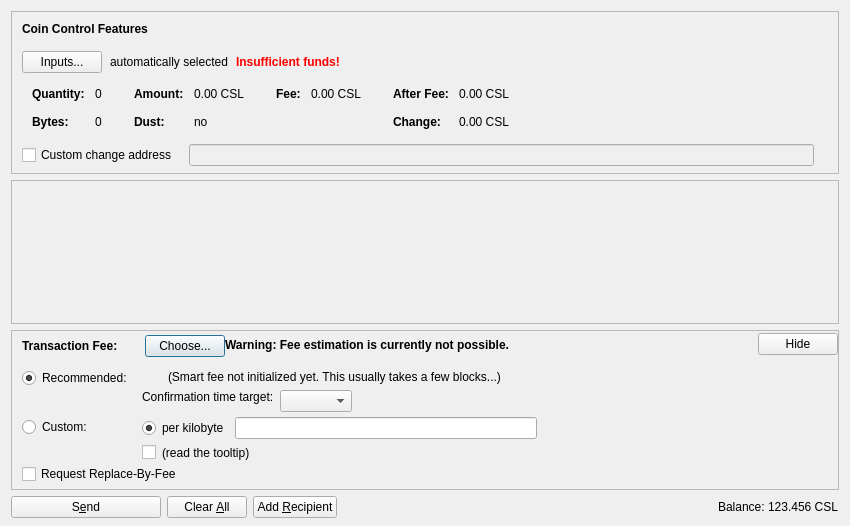
<?xml version="1.0" encoding="UTF-8"?>
<ui version="4.0">
 <class>SendCoinsDialog</class>
 <widget class="QDialog" name="SendCoinsDialog">
  <property name="geometry">
   <rect>
    <x>0</x>
    <y>0</y>
    <width>850</width>
    <height>526</height>
   </rect>
  </property>
  <property name="windowTitle">
   <string>Send Coins</string>
  </property>
  <layout class="QVBoxLayout" name="verticalLayout" stretch="0,1,0,0">
   <property name="bottomMargin">
    <number>8</number>
   </property>
   <item>
    <widget class="QFrame" name="frameCoinControl">
     <property name="sizePolicy">
      <sizepolicy hsizetype="Expanding" vsizetype="Expanding">
       <horstretch>0</horstretch>
       <verstretch>0</verstretch>
      </sizepolicy>
     </property>
     <property name="maximumSize">
      <size>
       <width>16777215</width>
       <height>16777215</height>
      </size>
     </property>
     <property name="frameShape">
      <enum>QFrame::StyledPanel</enum>
     </property>
     <property name="frameShadow">
      <enum>QFrame::Sunken</enum>
     </property>
     <layout class="QVBoxLayout" name="verticalLayoutCoinControl2">
      <property name="spacing">
       <number>0</number>
      </property>
      <property name="leftMargin">
       <number>0</number>
      </property>
      <property name="topMargin">
       <number>0</number>
      </property>
      <property name="rightMargin">
       <number>0</number>
      </property>
      <property name="bottomMargin">
       <number>6</number>
      </property>
      <item>
       <layout class="QVBoxLayout" name="verticalLayoutCoinControl" stretch="0,0,0,0,1">
        <property name="spacing">
         <number>0</number>
        </property>
        <property name="leftMargin">
         <number>10</number>
        </property>
        <property name="topMargin">
         <number>10</number>
        </property>
        <item>
         <layout class="QHBoxLayout" name="horizontalLayoutCoinControl1">
          <property name="bottomMargin">
           <number>15</number>
          </property>
          <item>
           <widget class="QLabel" name="labelCoinControlFeatures">
            <property name="sizePolicy">
             <sizepolicy hsizetype="Preferred" vsizetype="Maximum">
              <horstretch>0</horstretch>
              <verstretch>0</verstretch>
             </sizepolicy>
            </property>
            <property name="font">
             <font>
              <weight>75</weight>
              <bold>true</bold>
             </font>
            </property>
            <property name="styleSheet">
             <string notr="true">font-weight:bold;</string>
            </property>
            <property name="text">
             <string>Coin Control Features</string>
            </property>
           </widget>
          </item>
         </layout>
        </item>
        <item>
         <layout class="QHBoxLayout" name="horizontalLayoutCoinControl2" stretch="0,0,0,0">
          <property name="spacing">
           <number>8</number>
          </property>
          <property name="bottomMargin">
           <number>10</number>
          </property>
          <item>
           <widget class="QPushButton" name="pushButtonCoinControl">
            <property name="styleSheet">
             <string notr="true"/>
            </property>
            <property name="text">
             <string>Inputs...</string>
            </property>
            <property name="autoDefault">
             <bool>false</bool>
            </property>
           </widget>
          </item>
          <item>
           <widget class="QLabel" name="labelCoinControlAutomaticallySelected">
            <property name="text">
             <string>automatically selected</string>
            </property>
            <property name="margin">
             <number>5</number>
            </property>
           </widget>
          </item>
          <item>
           <widget class="QLabel" name="labelCoinControlInsuffFunds">
            <property name="font">
             <font>
              <weight>75</weight>
              <bold>true</bold>
             </font>
            </property>
            <property name="styleSheet">
             <string notr="true">color:red;font-weight:bold;</string>
            </property>
            <property name="text">
             <string>Insufficient funds!</string>
            </property>
            <property name="margin">
             <number>5</number>
            </property>
           </widget>
          </item>
          <item>
           <spacer name="horizontalSpacerCoinControl">
            <property name="orientation">
             <enum>Qt::Horizontal</enum>
            </property>
            <property name="sizeHint" stdset="0">
             <size>
              <width>40</width>
              <height>1</height>
             </size>
            </property>
           </spacer>
          </item>
         </layout>
        </item>
        <item>
         <widget class="QWidget" name="widgetCoinControl" native="true">
          <property name="sizePolicy">
           <sizepolicy hsizetype="Preferred" vsizetype="Preferred">
            <horstretch>0</horstretch>
            <verstretch>0</verstretch>
           </sizepolicy>
          </property>
          <property name="minimumSize">
           <size>
            <width>0</width>
            <height>0</height>
           </size>
          </property>
          <property name="styleSheet">
           <string notr="true"/>
          </property>
          <layout class="QHBoxLayout" name="horizontalLayoutCoinControl5">
           <property name="leftMargin">
            <number>0</number>
           </property>
           <property name="topMargin">
            <number>0</number>
           </property>
           <property name="rightMargin">
            <number>0</number>
           </property>
           <property name="bottomMargin">
            <number>0</number>
           </property>
           <item>
            <layout class="QHBoxLayout" name="horizontalLayoutCoinControl3" stretch="0,0,0,1">
             <property name="spacing">
              <number>20</number>
             </property>
             <property name="topMargin">
              <number>0</number>
             </property>
             <property name="bottomMargin">
              <number>10</number>
             </property>
             <item>
              <layout class="QFormLayout" name="formLayoutCoinControl1">
               <property name="horizontalSpacing">
                <number>10</number>
               </property>
               <property name="verticalSpacing">
                <number>14</number>
               </property>
               <property name="leftMargin">
                <number>10</number>
               </property>
               <property name="topMargin">
                <number>4</number>
               </property>
               <property name="rightMargin">
                <number>6</number>
               </property>
               <item row="0" column="0">
                <widget class="QLabel" name="labelCoinControlQuantityText">
                 <property name="font">
                  <font>
                   <weight>75</weight>
                   <bold>true</bold>
                  </font>
                 </property>
                 <property name="text">
                  <string>Quantity:</string>
                 </property>
                 <property name="margin">
                  <number>0</number>
                 </property>
                </widget>
               </item>
               <item row="0" column="1">
                <widget class="QLabel" name="labelCoinControlQuantity">
                 <property name="cursor">
                  <cursorShape>IBeamCursor</cursorShape>
                 </property>
                 <property name="contextMenuPolicy">
                  <enum>Qt::ActionsContextMenu</enum>
                 </property>
                 <property name="text">
                  <string notr="true">0</string>
                 </property>
                 <property name="margin">
                  <number>0</number>
                 </property>
                 <property name="textInteractionFlags">
                  <set>Qt::LinksAccessibleByMouse|Qt::TextSelectableByKeyboard|Qt::TextSelectableByMouse</set>
                 </property>
                </widget>
               </item>
               <item row="1" column="0">
                <widget class="QLabel" name="labelCoinControlBytesText">
                 <property name="font">
                  <font>
                   <weight>75</weight>
                   <bold>true</bold>
                  </font>
                 </property>
                 <property name="text">
                  <string>Bytes:</string>
                 </property>
                </widget>
               </item>
               <item row="1" column="1">
                <widget class="QLabel" name="labelCoinControlBytes">
                 <property name="cursor">
                  <cursorShape>IBeamCursor</cursorShape>
                 </property>
                 <property name="contextMenuPolicy">
                  <enum>Qt::ActionsContextMenu</enum>
                 </property>
                 <property name="text">
                  <string notr="true">0</string>
                 </property>
                 <property name="textInteractionFlags">
                  <set>Qt::LinksAccessibleByMouse|Qt::TextSelectableByKeyboard|Qt::TextSelectableByMouse</set>
                 </property>
                </widget>
               </item>
              </layout>
             </item>
             <item>
              <layout class="QFormLayout" name="formLayoutCoinControl2">
               <property name="horizontalSpacing">
                <number>10</number>
               </property>
               <property name="verticalSpacing">
                <number>14</number>
               </property>
               <property name="leftMargin">
                <number>6</number>
               </property>
               <property name="topMargin">
                <number>4</number>
               </property>
               <property name="rightMargin">
                <number>6</number>
               </property>
               <item row="0" column="0">
                <widget class="QLabel" name="labelCoinControlAmountText">
                 <property name="font">
                  <font>
                   <weight>75</weight>
                   <bold>true</bold>
                  </font>
                 </property>
                 <property name="text">
                  <string>Amount:</string>
                 </property>
                 <property name="margin">
                  <number>0</number>
                 </property>
                </widget>
               </item>
               <item row="0" column="1">
                <widget class="QLabel" name="labelCoinControlAmount">
                 <property name="cursor">
                  <cursorShape>IBeamCursor</cursorShape>
                 </property>
                 <property name="contextMenuPolicy">
                  <enum>Qt::ActionsContextMenu</enum>
                 </property>
                 <property name="text">
                  <string notr="true">0.00 CSL</string>
                 </property>
                 <property name="textInteractionFlags">
                  <set>Qt::LinksAccessibleByMouse|Qt::TextSelectableByKeyboard|Qt::TextSelectableByMouse</set>
                 </property>
                </widget>
               </item>
               <item row="1" column="0">
                <widget class="QLabel" name="labelCoinControlLowOutputText">
                 <property name="font">
                  <font>
                   <weight>75</weight>
                   <bold>true</bold>
                  </font>
                 </property>
                 <property name="text">
                  <string>Dust:</string>
                 </property>
                </widget>
               </item>
               <item row="1" column="1">
                <widget class="QLabel" name="labelCoinControlLowOutput">
                 <property name="cursor">
                  <cursorShape>IBeamCursor</cursorShape>
                 </property>
                 <property name="contextMenuPolicy">
                  <enum>Qt::ActionsContextMenu</enum>
                 </property>
                 <property name="text">
                  <string notr="true">no</string>
                 </property>
                 <property name="textInteractionFlags">
                  <set>Qt::LinksAccessibleByMouse|Qt::TextSelectableByKeyboard|Qt::TextSelectableByMouse</set>
                 </property>
                </widget>
               </item>
              </layout>
             </item>
             <item>
              <layout class="QFormLayout" name="formLayoutCoinControl3">
               <property name="horizontalSpacing">
                <number>10</number>
               </property>
               <property name="verticalSpacing">
                <number>14</number>
               </property>
               <property name="leftMargin">
                <number>6</number>
               </property>
               <property name="topMargin">
                <number>4</number>
               </property>
               <property name="rightMargin">
                <number>6</number>
               </property>
               <item row="0" column="0">
                <widget class="QLabel" name="labelCoinControlFeeText">
                 <property name="font">
                  <font>
                   <weight>75</weight>
                   <bold>true</bold>
                  </font>
                 </property>
                 <property name="text">
                  <string>Fee:</string>
                 </property>
                 <property name="margin">
                  <number>0</number>
                 </property>
                </widget>
               </item>
               <item row="0" column="1">
                <widget class="QLabel" name="labelCoinControlFee">
                 <property name="cursor">
                  <cursorShape>IBeamCursor</cursorShape>
                 </property>
                 <property name="contextMenuPolicy">
                  <enum>Qt::ActionsContextMenu</enum>
                 </property>
                 <property name="text">
                  <string notr="true">0.00 CSL</string>
                 </property>
                 <property name="textInteractionFlags">
                  <set>Qt::LinksAccessibleByMouse|Qt::TextSelectableByKeyboard|Qt::TextSelectableByMouse</set>
                 </property>
                </widget>
               </item>
              </layout>
             </item>
             <item>
              <layout class="QFormLayout" name="formLayoutCoinControl4">
               <property name="horizontalSpacing">
                <number>10</number>
               </property>
               <property name="verticalSpacing">
                <number>14</number>
               </property>
               <property name="leftMargin">
                <number>6</number>
               </property>
               <property name="topMargin">
                <number>4</number>
               </property>
               <property name="rightMargin">
                <number>6</number>
               </property>
               <item row="0" column="0">
                <widget class="QLabel" name="labelCoinControlAfterFeeText">
                 <property name="font">
                  <font>
                   <weight>75</weight>
                   <bold>true</bold>
                  </font>
                 </property>
                 <property name="text">
                  <string>After Fee:</string>
                 </property>
                 <property name="margin">
                  <number>0</number>
                 </property>
                </widget>
               </item>
               <item row="0" column="1">
                <widget class="QLabel" name="labelCoinControlAfterFee">
                 <property name="cursor">
                  <cursorShape>IBeamCursor</cursorShape>
                 </property>
                 <property name="contextMenuPolicy">
                  <enum>Qt::ActionsContextMenu</enum>
                 </property>
                 <property name="text">
                  <string notr="true">0.00 CSL</string>
                 </property>
                 <property name="textInteractionFlags">
                  <set>Qt::LinksAccessibleByMouse|Qt::TextSelectableByKeyboard|Qt::TextSelectableByMouse</set>
                 </property>
                </widget>
               </item>
               <item row="1" column="0">
                <widget class="QLabel" name="labelCoinControlChangeText">
                 <property name="font">
                  <font>
                   <weight>75</weight>
                   <bold>true</bold>
                  </font>
                 </property>
                 <property name="text">
                  <string>Change:</string>
                 </property>
                </widget>
               </item>
               <item row="1" column="1">
                <widget class="QLabel" name="labelCoinControlChange">
                 <property name="cursor">
                  <cursorShape>IBeamCursor</cursorShape>
                 </property>
                 <property name="contextMenuPolicy">
                  <enum>Qt::ActionsContextMenu</enum>
                 </property>
                 <property name="text">
                  <string notr="true">0.00 CSL</string>
                 </property>
                 <property name="textInteractionFlags">
                  <set>Qt::LinksAccessibleByMouse|Qt::TextSelectableByKeyboard|Qt::TextSelectableByMouse</set>
                 </property>
                </widget>
               </item>
              </layout>
             </item>
            </layout>
           </item>
          </layout>
         </widget>
        </item>
        <item>
         <layout class="QHBoxLayout" name="horizontalLayoutCoinControl4" stretch="0,0,0">
          <property name="spacing">
           <number>12</number>
          </property>
          <property name="sizeConstraint">
           <enum>QLayout::SetDefaultConstraint</enum>
          </property>
          <property name="topMargin">
           <number>5</number>
          </property>
          <property name="rightMargin">
           <number>5</number>
          </property>
          <item>
           <widget class="QCheckBox" name="checkBoxCoinControlChange">
            <property name="toolTip">
             <string>If this is activated, but the change address is empty or invalid, change will be sent to a newly generated address.</string>
            </property>
            <property name="text">
             <string>Custom change address</string>
            </property>
           </widget>
          </item>
          <item>
           <widget class="QValidatedLineEdit" name="lineEditCoinControlChange">
            <property name="enabled">
             <bool>false</bool>
            </property>
            <property name="sizePolicy">
             <sizepolicy hsizetype="Expanding" vsizetype="Fixed">
              <horstretch>0</horstretch>
              <verstretch>0</verstretch>
             </sizepolicy>
            </property>
           </widget>
          </item>
          <item>
           <widget class="QLabel" name="labelCoinControlChangeLabel">
            <property name="sizePolicy">
             <sizepolicy hsizetype="Preferred" vsizetype="Expanding">
              <horstretch>0</horstretch>
              <verstretch>0</verstretch>
             </sizepolicy>
            </property>
            <property name="minimumSize">
             <size>
              <width>0</width>
              <height>0</height>
             </size>
            </property>
            <property name="text">
             <string/>
            </property>
            <property name="margin">
             <number>3</number>
            </property>
           </widget>
          </item>
         </layout>
        </item>
        <item>
         <spacer name="verticalSpacerCoinControl">
          <property name="orientation">
           <enum>Qt::Vertical</enum>
          </property>
          <property name="sizeHint" stdset="0">
           <size>
            <width>800</width>
            <height>1</height>
           </size>
          </property>
         </spacer>
        </item>
       </layout>
      </item>
     </layout>
    </widget>
   </item>
   <item>
    <widget class="QScrollArea" name="scrollArea">
     <property name="widgetResizable">
      <bool>true</bool>
     </property>
     <widget class="QWidget" name="scrollAreaWidgetContents">
      <property name="geometry">
       <rect>
        <x>0</x>
        <y>0</y>
        <width>830</width>
        <height>104</height>
       </rect>
      </property>
      <layout class="QVBoxLayout" name="verticalLayout_2" stretch="0,1">
       <property name="leftMargin">
        <number>0</number>
       </property>
       <property name="topMargin">
        <number>0</number>
       </property>
       <property name="rightMargin">
        <number>0</number>
       </property>
       <property name="bottomMargin">
        <number>0</number>
       </property>
       <item>
        <layout class="QVBoxLayout" name="entries">
         <property name="spacing">
          <number>6</number>
         </property>
        </layout>
       </item>
       <item>
        <spacer name="verticalSpacer">
         <property name="orientation">
          <enum>Qt::Vertical</enum>
         </property>
         <property name="sizeHint" stdset="0">
          <size>
           <width>20</width>
           <height>40</height>
          </size>
         </property>
        </spacer>
       </item>
      </layout>
     </widget>
    </widget>
   </item>
   <item>
    <widget class="QFrame" name="frameFee">
     <property name="sizePolicy">
      <sizepolicy hsizetype="Expanding" vsizetype="Expanding">
       <horstretch>0</horstretch>
       <verstretch>0</verstretch>
      </sizepolicy>
     </property>
     <property name="maximumSize">
      <size>
       <width>16777215</width>
       <height>16777215</height>
      </size>
     </property>
     <property name="frameShape">
      <enum>QFrame::StyledPanel</enum>
     </property>
     <property name="frameShadow">
      <enum>QFrame::Sunken</enum>
     </property>
     <layout class="QVBoxLayout" name="verticalLayoutFee1">
      <property name="spacing">
       <number>0</number>
      </property>
      <property name="leftMargin">
       <number>0</number>
      </property>
      <property name="topMargin">
       <number>0</number>
      </property>
      <property name="rightMargin">
       <number>0</number>
      </property>
      <property name="bottomMargin">
       <number>0</number>
      </property>
      <item>
       <layout class="QVBoxLayout" name="verticalLayoutFee2" stretch="0,0,0">
        <property name="spacing">
         <number>0</number>
        </property>
        <property name="leftMargin">
         <number>10</number>
        </property>
        <property name="topMargin">
         <number>0</number>
        </property>
        <item>
         <layout class="QHBoxLayout" name="horizontalLayoutFee1">
          <property name="bottomMargin">
           <number>0</number>
          </property>
          <item>
           <layout class="QVBoxLayout" name="verticalLayoutFee7">
            <property name="spacing">
             <number>0</number>
            </property>
            <item>
             <spacer name="verticalSpacerSmartFee">
              <property name="orientation">
               <enum>Qt::Vertical</enum>
              </property>
              <property name="sizeType">
               <enum>QSizePolicy::Fixed</enum>
              </property>
              <property name="sizeHint" stdset="0">
               <size>
                <width>1</width>
                <height>4</height>
               </size>
              </property>
             </spacer>
            </item>
            <item>
             <layout class="QHBoxLayout" name="horizontalLayoutSmartFee">
              <property name="spacing">
               <number>10</number>
              </property>
              <item>
               <widget class="QLabel" name="labelFeeHeadline">
                <property name="sizePolicy">
                 <sizepolicy hsizetype="Preferred" vsizetype="Maximum">
                  <horstretch>0</horstretch>
                  <verstretch>0</verstretch>
                 </sizepolicy>
                </property>
                <property name="font">
                 <font>
                  <weight>75</weight>
                  <bold>true</bold>
                 </font>
                </property>
                <property name="styleSheet">
                 <string notr="true">font-weight:bold;</string>
                </property>
                <property name="text">
                 <string>Transaction Fee:</string>
                </property>
               </widget>
              </item>
              <item>
               <widget class="QLabel" name="labelFeeMinimized">
                <property name="text">
                 <string/>
                </property>
               </widget>
              </item>
              <item>
               <widget class="QPushButton" name="buttonChooseFee">
                <property name="text">
                 <string>Choose...</string>
                </property>
               </widget>
              </item>
             </layout>
            </item>
            <item>
             <spacer name="verticalSpacer_5">
              <property name="orientation">
               <enum>Qt::Vertical</enum>
              </property>
              <property name="sizeHint" stdset="0">
               <size>
                <width>1</width>
                <height>1</height>
               </size>
              </property>
             </spacer>
            </item>
           </layout>
          </item>
          <item>
           <widget class="QLabel" name="fallbackFeeWarningLabel">
            <property name="toolTip">
             <string>Using the fallbackfee can result in sending a transaction that will take several hours or days (or never) to confirm. Consider choosing your fee manually or wait until you have validated the complete chain.</string>
            </property>
            <property name="font">
            <font>
                <weight>75</weight>
                <bold>true</bold>
            </font>
            </property>
            <property name="text">
             <string>Warning: Fee estimation is currently not possible.</string>
            </property>
            <property name="wordWrap">
             <bool>false</bool>
            </property>
           </widget>
          </item>
          <item>
           <spacer name="horizontalSpacer_4">
            <property name="orientation">
             <enum>Qt::Horizontal</enum>
            </property>
            <property name="sizeType">
             <enum>QSizePolicy::MinimumExpanding</enum>
            </property>
            <property name="sizeHint" stdset="0">
             <size>
              <width>40</width>
              <height>20</height>
             </size>
            </property>
           </spacer>
          </item>
          <item>
           <widget class="QPushButton" name="buttonMinimizeFee">
            <property name="toolTip">
             <string>collapse fee-settings</string>
            </property>
            <property name="text">
             <string>Hide</string>
            </property>
           </widget>
          </item>
         </layout>
        </item>
        <item>
         <widget class="QFrame" name="frameFeeSelection">
          <layout class="QVBoxLayout" name="verticalLayoutFee12">
           <property name="spacing">
            <number>0</number>
           </property>
           <property name="leftMargin">
            <number>0</number>
           </property>
           <property name="topMargin">
            <number>0</number>
           </property>
           <property name="rightMargin">
            <number>0</number>
           </property>
           <property name="bottomMargin">
            <number>0</number>
           </property>
           <item>
            <layout class="QGridLayout" name="gridLayoutFee">
             <property name="topMargin">
              <number>10</number>
             </property>
             <property name="bottomMargin">
              <number>4</number>
             </property>
             <property name="horizontalSpacing">
              <number>10</number>
             </property>
             <property name="verticalSpacing">
              <number>4</number>
             </property>
             <item row="1" column="1">
              <layout class="QVBoxLayout" name="verticalLayoutFee8">
               <property name="spacing">
                <number>6</number>
               </property>
               <item>
                <layout class="QHBoxLayout" name="horizontalLayoutFee13">
                 <item>
                  <widget class="QRadioButton" name="radioCustomPerKilobyte">
                   <property name="toolTip">
                    <string>If the custom fee is set to 1000 satoshis and the transaction is only 250 bytes, then &quot;per kilobyte&quot; only pays 250 satoshis in fee, while &quot;total at least&quot; pays 1000 satoshis. For transactions bigger than a kilobyte both pay by kilobyte.</string>
                   </property>
                   <property name="text">
                    <string>per kilobyte</string>
                   </property>
                   <property name="checked">
                    <bool>true</bool>
                   </property>
                   <attribute name="buttonGroup">
                    <string notr="true">groupCustomFee</string>
                   </attribute>
                  </widget>
                 </item>
                 <item>
                  <widget class="BitcoinAmountField" name="customFee"/>
                 </item>
                 <item>
                  <spacer name="horizontalSpacer_6">
                   <property name="orientation">
                    <enum>Qt::Horizontal</enum>
                   </property>
                   <property name="sizeHint" stdset="0">
                    <size>
                     <width>1</width>
                     <height>1</height>
                    </size>
                   </property>
                  </spacer>
                 </item>
                </layout>
               </item>
               <item>
                <layout class="QHBoxLayout" name="horizontalLayoutFee8">
                 <item>
                  <widget class="QCheckBox" name="checkBoxMinimumFee">
                   <property name="toolTip">
                    <string>Paying only the minimum fee is just fine as long as there is less transaction volume than space in the blocks. But be aware that this can end up in a never confirming transaction once there is more demand for cslabcoin transactions than the network can process.</string>
                   </property>
                   <property name="text">
                    <string/>
                   </property>
                  </widget>
                 </item>
                 <item>
                  <widget class="QLabel" name="labelMinFeeWarning">
                   <property name="enabled">
                    <bool>true</bool>
                   </property>
                   <property name="toolTip">
                    <string>Paying only the minimum fee is just fine as long as there is less transaction volume than space in the blocks. But be aware that this can end up in a never confirming transaction once there is more demand for cslabcoin transactions than the network can process.</string>
                   </property>
                   <property name="text">
                    <string>(read the tooltip)</string>
                   </property>
                   <property name="margin">
                    <number>5</number>
                   </property>
                  </widget>
                 </item>
                 <item>
                  <spacer name="horizontalSpacer_2">
                   <property name="orientation">
                    <enum>Qt::Horizontal</enum>
                   </property>
                   <property name="sizeHint" stdset="0">
                    <size>
                     <width>1</width>
                     <height>1</height>
                    </size>
                   </property>
                  </spacer>
                 </item>
                </layout>
               </item>
              </layout>
             </item>
             <item row="0" column="0">
              <layout class="QVBoxLayout" name="verticalLayoutFee4" stretch="0,1">
               <item>
                <widget class="QRadioButton" name="radioSmartFee">
                 <property name="text">
                  <string>Recommended:</string>
                 </property>
                 <property name="checked">
                  <bool>true</bool>
                 </property>
                 <attribute name="buttonGroup">
                  <string notr="true">groupFee</string>
                 </attribute>
                </widget>
               </item>
               <item>
                <spacer name="verticalSpacer_2">
                 <property name="orientation">
                  <enum>Qt::Vertical</enum>
                 </property>
                 <property name="sizeHint" stdset="0">
                  <size>
                   <width>1</width>
                   <height>1</height>
                  </size>
                 </property>
                </spacer>
               </item>
              </layout>
             </item>
             <item row="1" column="0">
              <layout class="QVBoxLayout" name="verticalLayoutFee9" stretch="0,1">
               <item>
                <widget class="QRadioButton" name="radioCustomFee">
                 <property name="text">
                  <string>Custom:</string>
                 </property>
                 <attribute name="buttonGroup">
                  <string notr="true">groupFee</string>
                 </attribute>
                </widget>
               </item>
               <item>
                <spacer name="verticalSpacer_6">
                 <property name="orientation">
                  <enum>Qt::Vertical</enum>
                 </property>
                 <property name="sizeHint" stdset="0">
                  <size>
                   <width>1</width>
                   <height>1</height>
                  </size>
                 </property>
                </spacer>
               </item>
              </layout>
             </item>
             <item row="0" column="1">
              <layout class="QVBoxLayout" name="verticalLayoutFee3" stretch="0,0,1">
               <property name="spacing">
                <number>6</number>
               </property>
               <property name="topMargin">
                <number>2</number>
               </property>
               <item>
                <layout class="QHBoxLayout" name="horizontalLayoutFee12">
                 <item>
                  <widget class="QLabel" name="labelSmartFee">
                   <property name="text">
                    <string/>
                   </property>
                   <property name="margin">
                    <number>2</number>
                   </property>
                  </widget>
                 </item>
                 <item>
                  <widget class="QLabel" name="labelFeeEstimation">
                   <property name="text">
                    <string/>
                   </property>
                  </widget>
                 </item>
                 <item>
                  <widget class="QLabel" name="labelSmartFee2">
                   <property name="text">
                    <string>(Smart fee not initialized yet. This usually takes a few blocks...)</string>
                   </property>
                   <property name="margin">
                    <number>2</number>
                   </property>
                  </widget>
                 </item>
                 <item>
                  <spacer name="horizontalSpacer_5">
                   <property name="orientation">
                    <enum>Qt::Horizontal</enum>
                   </property>
                   <property name="sizeHint" stdset="0">
                    <size>
                     <width>1</width>
                     <height>1</height>
                    </size>
                   </property>
                  </spacer>
                 </item>
                </layout>
               </item>
               <item>
                <layout class="QHBoxLayout" name="horizontalLayoutFee9">
                 <item>
                  <layout class="QVBoxLayout" name="verticalLayoutFee6">
                   <item>
                    <widget class="QLabel" name="labelSmartFee3">
                     <property name="text">
                      <string>Confirmation time target:</string>
                     </property>
                     <property name="margin">
                      <number>2</number>
                     </property>
                    </widget>
                   </item>
                   <item>
                    <spacer name="verticalSpacer_3">
                     <property name="orientation">
                      <enum>Qt::Vertical</enum>
                     </property>
                     <property name="sizeHint" stdset="0">
                      <size>
                       <width>1</width>
                       <height>1</height>
                      </size>
                     </property>
                    </spacer>
                   </item>
                  </layout>
                 </item>
                 <item>
                  <layout class="QVBoxLayout" name="verticalLayoutFee5">
                   <property name="rightMargin">
                    <number>30</number>
                   </property>
                   <item>
                    <layout class="QHBoxLayout" name="horizontalLayoutConfTarget">
                     <property name="bottomMargin">
                      <number>0</number>
                     </property>
                     <item>
                      <widget class="QComboBox" name="confTargetSelector"/>
                     </item>
                     <item>
                      <spacer name="horizontalSpacerConfTarget">
                       <property name="orientation">
                        <enum>Qt::Horizontal</enum>
                       </property>
                       <property name="sizeHint" stdset="0">
                        <size>
                         <width>40</width>
                         <height>20</height>
                        </size>
                       </property>
                      </spacer>
                     </item>
                    </layout>
                   </item>
                  </layout>
                 </item>
                </layout>
               </item>
               <item>
                <spacer name="verticalSpacer_4">
                 <property name="orientation">
                  <enum>Qt::Vertical</enum>
                 </property>
                 <property name="sizeHint" stdset="0">
                  <size>
                   <width>1</width>
                   <height>1</height>
                  </size>
                 </property>
                </spacer>
               </item>
              </layout>
             </item>
            </layout>
           </item>
           <item>
            <widget class="QCheckBox" name="optInRBF">
             <property name="text">
              <string>Request Replace-By-Fee</string>
             </property>
             <property name="toolTip">
              <string>Indicates that the sender may wish to replace this transaction with a new one paying higher fees (prior to being confirmed).</string>
             </property>
            </widget>
           </item>
          </layout>
         </widget>
        </item>
        <item>
         <spacer name="verticalSpacerFee">
          <property name="orientation">
           <enum>Qt::Vertical</enum>
          </property>
          <property name="sizeHint" stdset="0">
           <size>
            <width>40</width>
            <height>5</height>
           </size>
          </property>
         </spacer>
        </item>
       </layout>
      </item>
     </layout>
    </widget>
   </item>
   <item>
    <layout class="QHBoxLayout" name="horizontalLayout">
     <item>
      <widget class="QPushButton" name="sendButton">
       <property name="minimumSize">
        <size>
         <width>150</width>
         <height>0</height>
        </size>
       </property>
       <property name="toolTip">
        <string>Confirm the send action</string>
       </property>
       <property name="text">
        <string>S&amp;end</string>
       </property>
       <property name="icon">
        <iconset resource="../bitcoin.qrc">
         <normaloff>:/icons/send</normaloff>:/icons/send</iconset>
       </property>
       <property name="autoDefault">
        <bool>false</bool>
       </property>
       <property name="default">
        <bool>false</bool>
       </property>
      </widget>
     </item>
     <item>
      <widget class="QPushButton" name="clearButton">
       <property name="sizePolicy">
        <sizepolicy hsizetype="Minimum" vsizetype="Fixed">
         <horstretch>0</horstretch>
         <verstretch>0</verstretch>
        </sizepolicy>
       </property>
       <property name="toolTip">
        <string>Clear all fields of the form.</string>
       </property>
       <property name="text">
        <string>Clear &amp;All</string>
       </property>
       <property name="icon">
        <iconset resource="../bitcoin.qrc">
         <normaloff>:/icons/remove</normaloff>:/icons/remove</iconset>
       </property>
       <property name="autoDefault">
        <bool>false</bool>
       </property>
      </widget>
     </item>
     <item>
      <widget class="QPushButton" name="addButton">
       <property name="toolTip">
        <string>Send to multiple recipients at once</string>
       </property>
       <property name="text">
        <string>Add &amp;Recipient</string>
       </property>
       <property name="icon">
        <iconset resource="../bitcoin.qrc">
         <normaloff>:/icons/add</normaloff>:/icons/add</iconset>
       </property>
       <property name="autoDefault">
        <bool>false</bool>
       </property>
      </widget>
     </item>
     <item>
      <spacer name="horizontalSpacer">
       <property name="orientation">
        <enum>Qt::Horizontal</enum>
       </property>
       <property name="sizeHint" stdset="0">
        <size>
         <width>40</width>
         <height>20</height>
        </size>
       </property>
      </spacer>
     </item>
     <item>
      <layout class="QHBoxLayout" name="horizontalLayout_2">
       <property name="spacing">
        <number>3</number>
       </property>
       <item>
        <widget class="QLabel" name="label">
         <property name="sizePolicy">
          <sizepolicy hsizetype="Preferred" vsizetype="Fixed">
           <horstretch>0</horstretch>
           <verstretch>0</verstretch>
          </sizepolicy>
         </property>
         <property name="text">
          <string>Balance:</string>
         </property>
        </widget>
       </item>
       <item>
        <widget class="QLabel" name="labelBalance">
         <property name="sizePolicy">
          <sizepolicy hsizetype="Preferred" vsizetype="Fixed">
           <horstretch>0</horstretch>
           <verstretch>0</verstretch>
          </sizepolicy>
         </property>
         <property name="cursor">
          <cursorShape>IBeamCursor</cursorShape>
         </property>
         <property name="text">
          <string notr="true">123.456 CSL</string>
         </property>
         <property name="textInteractionFlags">
          <set>Qt::LinksAccessibleByMouse|Qt::TextSelectableByKeyboard|Qt::TextSelectableByMouse</set>
         </property>
        </widget>
       </item>
      </layout>
     </item>
    </layout>
   </item>
  </layout>
 </widget>
 <customwidgets>
  <customwidget>
   <class>QValidatedLineEdit</class>
   <extends>QLineEdit</extends>
   <header>qvalidatedlineedit.h</header>
  </customwidget>
  <customwidget>
   <class>BitcoinAmountField</class>
   <extends>QLineEdit</extends>
   <header>bitcoinamountfield.h</header>
   <container>1</container>
  </customwidget>
 </customwidgets>
 <resources>
  <include location="../bitcoin.qrc"/>
 </resources>
 <connections/>
 <buttongroups>
  <buttongroup name="groupFee"/>
  <buttongroup name="groupCustomFee"/>
 </buttongroups>
</ui>
